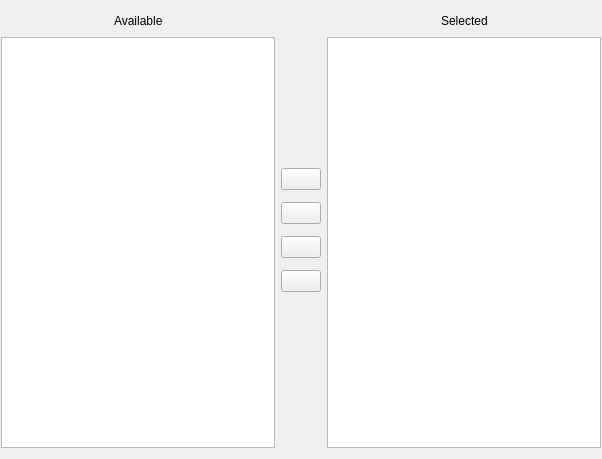
<?xml version="1.0" encoding="UTF-8"?>
<ui version="4.0">
 <class>MultiSelectWidget</class>
 <widget class="QWidget" name="MultiSelectWidget">
  <property name="geometry">
   <rect>
    <x>0</x>
    <y>0</y>
    <width>602</width>
    <height>459</height>
   </rect>
  </property>
  <property name="windowTitle">
   <string>Form</string>
  </property>
  <layout class="QHBoxLayout" name="horizontalLayout_3">
   <property name="leftMargin">
    <number>1</number>
   </property>
   <property name="rightMargin">
    <number>1</number>
   </property>
   <item>
    <layout class="QVBoxLayout" name="verticalLayout_2">
     <item>
      <layout class="QHBoxLayout" name="horizontalLayout">
       <item>
        <spacer name="horizontalSpacer_3">
         <property name="orientation">
          <enum>Qt::Horizontal</enum>
         </property>
         <property name="sizeHint" stdset="0">
          <size>
           <width>40</width>
           <height>20</height>
          </size>
         </property>
        </spacer>
       </item>
       <item>
        <widget class="QLabel" name="available_label">
         <property name="text">
          <string>Available</string>
         </property>
        </widget>
       </item>
       <item>
        <spacer name="horizontalSpacer_4">
         <property name="orientation">
          <enum>Qt::Horizontal</enum>
         </property>
         <property name="sizeHint" stdset="0">
          <size>
           <width>40</width>
           <height>20</height>
          </size>
         </property>
        </spacer>
       </item>
      </layout>
     </item>
     <item>
      <widget class="QListWidget" name="available_list"/>
     </item>
    </layout>
   </item>
   <item>
    <layout class="QVBoxLayout" name="verticalLayout">
     <property name="spacing">
      <number>12</number>
     </property>
     <item>
      <spacer name="verticalSpacer">
       <property name="orientation">
        <enum>Qt::Vertical</enum>
       </property>
       <property name="sizeHint" stdset="0">
        <size>
         <width>20</width>
         <height>40</height>
        </size>
       </property>
      </spacer>
     </item>
     <item>
      <widget class="QPushButton" name="add_all_button">
       <property name="toolTip">
        <string>Add all</string>
       </property>
       <property name="icon">
        <iconset resource="../resources.qrc">
         <normaloff>:/fast-forward</normaloff>:/fast-forward</iconset>
       </property>
      </widget>
     </item>
     <item>
      <widget class="QPushButton" name="add_selected_button">
       <property name="toolTip">
        <string>Add selected</string>
       </property>
       <property name="icon">
        <iconset resource="../resources.qrc">
         <normaloff>:/play</normaloff>:/play</iconset>
       </property>
      </widget>
     </item>
     <item>
      <widget class="QPushButton" name="remove_selected_button">
       <property name="toolTip">
        <string>Remove selected</string>
       </property>
       <property name="icon">
        <iconset resource="../resources.qrc">
         <normaloff>:/rewind</normaloff>:/rewind</iconset>
       </property>
      </widget>
     </item>
     <item>
      <widget class="QPushButton" name="remove_all_button">
       <property name="toolTip">
        <string>Remove all</string>
       </property>
       <property name="icon">
        <iconset resource="../resources.qrc">
         <normaloff>:/fast-rewind</normaloff>:/fast-rewind</iconset>
       </property>
      </widget>
     </item>
     <item>
      <spacer name="verticalSpacer_2">
       <property name="orientation">
        <enum>Qt::Vertical</enum>
       </property>
       <property name="sizeHint" stdset="0">
        <size>
         <width>20</width>
         <height>40</height>
        </size>
       </property>
      </spacer>
     </item>
    </layout>
   </item>
   <item>
    <layout class="QVBoxLayout" name="verticalLayout_4">
     <item>
      <layout class="QHBoxLayout" name="horizontalLayout_2">
       <item>
        <spacer name="horizontalSpacer_5">
         <property name="orientation">
          <enum>Qt::Horizontal</enum>
         </property>
         <property name="sizeHint" stdset="0">
          <size>
           <width>40</width>
           <height>20</height>
          </size>
         </property>
        </spacer>
       </item>
       <item>
        <widget class="QLabel" name="selected_label">
         <property name="text">
          <string>Selected</string>
         </property>
        </widget>
       </item>
       <item>
        <spacer name="horizontalSpacer_6">
         <property name="orientation">
          <enum>Qt::Horizontal</enum>
         </property>
         <property name="sizeHint" stdset="0">
          <size>
           <width>40</width>
           <height>20</height>
          </size>
         </property>
        </spacer>
       </item>
      </layout>
     </item>
     <item>
      <widget class="QListWidget" name="selected_list"/>
     </item>
    </layout>
   </item>
  </layout>
 </widget>
 <resources/>
 <connections/>
</ui>
